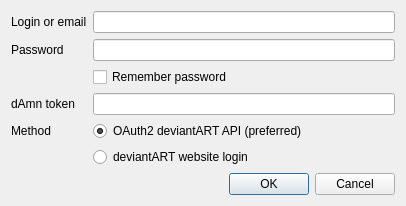
<?xml version="1.0" encoding="UTF-8"?>
<ui version="4.0">
 <class>ConnectDialog</class>
 <widget class="QDialog" name="ConnectDialog">
  <property name="geometry">
   <rect>
    <x>0</x>
    <y>0</y>
    <width>406</width>
    <height>188</height>
   </rect>
  </property>
  <property name="windowTitle">
   <string>Connect to server</string>
  </property>
  <layout class="QFormLayout" name="formLayout">
   <item row="0" column="0">
    <widget class="QLabel" name="loginLabel">
     <property name="text">
      <string>Login or email</string>
     </property>
    </widget>
   </item>
   <item row="0" column="1">
    <widget class="QLineEdit" name="loginEdit"/>
   </item>
   <item row="1" column="0">
    <widget class="QLabel" name="passwordLabel">
     <property name="text">
      <string>Password</string>
     </property>
    </widget>
   </item>
   <item row="1" column="1">
    <widget class="QLineEdit" name="passwordEdit">
     <property name="echoMode">
      <enum>QLineEdit::Password</enum>
     </property>
    </widget>
   </item>
   <item row="2" column="1">
    <widget class="QCheckBox" name="rememberPasswordBox">
     <property name="text">
      <string>Remember password</string>
     </property>
    </widget>
   </item>
   <item row="3" column="0">
    <widget class="QLabel" name="authtokenLabel">
     <property name="text">
      <string>dAmn token</string>
     </property>
    </widget>
   </item>
   <item row="3" column="1">
    <widget class="QLineEdit" name="authtokenEdit"/>
   </item>
   <item row="4" column="0">
    <widget class="QLabel" name="label">
     <property name="text">
      <string>Method</string>
     </property>
    </widget>
   </item>
   <item row="4" column="1">
    <widget class="QRadioButton" name="radioButton_2">
     <property name="toolTip">
      <string>kdAmn will be automatically authorized for
your account and you'll be able to use all
 functionnalities such as Stash upload.</string>
     </property>
     <property name="text">
      <string>OAuth2 deviantART API (preferred)</string>
     </property>
     <property name="checked">
      <bool>true</bool>
     </property>
    </widget>
   </item>
   <item row="5" column="1">
    <widget class="QRadioButton" name="radioButton">
     <property name="toolTip">
      <string>kdAmn will connect to deviantART website
like a browser and get the dAmn token from HTML.
Stash upload won't be available.</string>
     </property>
     <property name="text">
      <string>deviantART website login</string>
     </property>
    </widget>
   </item>
   <item row="6" column="0" colspan="2">
    <widget class="QDialogButtonBox" name="buttonBox">
     <property name="orientation">
      <enum>Qt::Horizontal</enum>
     </property>
     <property name="standardButtons">
      <set>QDialogButtonBox::Cancel|QDialogButtonBox::Ok</set>
     </property>
    </widget>
   </item>
  </layout>
 </widget>
 <resources/>
 <connections>
  <connection>
   <sender>buttonBox</sender>
   <signal>accepted()</signal>
   <receiver>ConnectDialog</receiver>
   <slot>accept()</slot>
   <hints>
    <hint type="sourcelabel">
     <x>248</x>
     <y>254</y>
    </hint>
    <hint type="destinationlabel">
     <x>157</x>
     <y>274</y>
    </hint>
   </hints>
  </connection>
  <connection>
   <sender>buttonBox</sender>
   <signal>rejected()</signal>
   <receiver>ConnectDialog</receiver>
   <slot>reject()</slot>
   <hints>
    <hint type="sourcelabel">
     <x>316</x>
     <y>260</y>
    </hint>
    <hint type="destinationlabel">
     <x>286</x>
     <y>274</y>
    </hint>
   </hints>
  </connection>
 </connections>
</ui>
